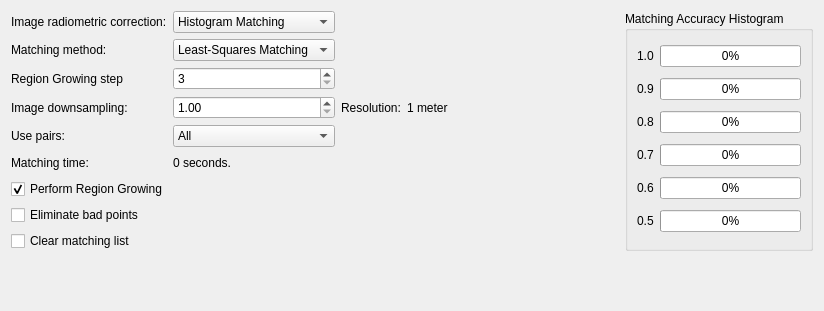
     <widget class="QWidget" name="tab">
      <attribute name="title">
       <string>Automatic Extraction</string>
      </attribute>
      <layout class="QGridLayout" name="gridLayout_23">
       <item row="0" column="0">
        <layout class="QGridLayout" name="gridLayout_5">
         <item row="0" column="0">
          <widget class="QLabel" name="label_20">
           <property name="text">
            <string>Image radiometric correction:</string>
           </property>
          </widget>
         </item>
         <item row="0" column="1">
          <widget class="QComboBox" name="comboBox3">
           <property name="currentIndex">
            <number>2</number>
           </property>
           <item>
            <property name="text">
             <string>No corrections</string>
            </property>
           </item>
           <item>
            <property name="text">
             <string>Histogram Equalization</string>
            </property>
           </item>
           <item>
            <property name="text">
             <string>Histogram Matching</string>
            </property>
           </item>
          </widget>
         </item>
         <item row="0" column="2">
          <spacer name="horizontalSpacer_17">
           <property name="orientation">
            <enum>Qt::Horizontal</enum>
           </property>
           <property name="sizeHint" stdset="0">
            <size>
             <width>278</width>
             <height>20</height>
            </size>
           </property>
          </spacer>
         </item>
         <item row="1" column="0">
          <widget class="QLabel" name="label_14">
           <property name="text">
            <string>Matching method:</string>
           </property>
          </widget>
         </item>
         <item row="1" column="1">
          <widget class="QComboBox" name="comboBox4">
           <property name="currentIndex">
            <number>1</number>
           </property>
           <item>
            <property name="text">
             <string>Cross-correlation</string>
            </property>
           </item>
           <item>
            <property name="text">
             <string>Least-Squares Matching</string>
            </property>
           </item>
          </widget>
         </item>
         <item row="1" column="2">
          <spacer name="horizontalSpacer_13">
           <property name="orientation">
            <enum>Qt::Horizontal</enum>
           </property>
           <property name="sizeHint" stdset="0">
            <size>
             <width>268</width>
             <height>20</height>
            </size>
           </property>
          </spacer>
         </item>
         <item row="2" column="0">
          <widget class="QLabel" name="label_21">
           <property name="text">
            <string>Region Growing step</string>
           </property>
          </widget>
         </item>
         <item row="2" column="1">
          <widget class="QSpinBox" name="spinBox1">
           <property name="minimum">
            <number>3</number>
           </property>
           <property name="maximum">
            <number>10</number>
           </property>
          </widget>
         </item>
         <item row="2" column="2">
          <spacer name="horizontalSpacer_18">
           <property name="orientation">
            <enum>Qt::Horizontal</enum>
           </property>
           <property name="sizeHint" stdset="0">
            <size>
             <width>218</width>
             <height>20</height>
            </size>
           </property>
          </spacer>
         </item>
         <item row="3" column="0">
          <widget class="QLabel" name="label_18">
           <property name="text">
            <string>Image downsampling:</string>
           </property>
          </widget>
         </item>
         <item row="3" column="1">
          <widget class="QDoubleSpinBox" name="doubleSpinBox0">
           <property name="minimum">
            <double>1.000000000000000</double>
           </property>
           <property name="maximum">
            <double>20.000000000000000</double>
           </property>
           <property name="singleStep">
            <double>1.000000000000000</double>
           </property>
          </widget>
         </item>
         <item row="3" column="2">
          <layout class="QHBoxLayout" name="horizontalLayout_3">
           <item>
            <widget class="QLabel" name="label_22">
             <property name="text">
              <string>Resolution:</string>
             </property>
            </widget>
           </item>
           <item>
            <widget class="QLabel" name="downReslabel">
             <property name="text">
              <string>1 meter</string>
             </property>
            </widget>
           </item>
           <item>
            <spacer name="horizontalSpacer_14">
             <property name="orientation">
              <enum>Qt::Horizontal</enum>
             </property>
             <property name="sizeHint" stdset="0">
              <size>
               <width>98</width>
               <height>20</height>
              </size>
             </property>
            </spacer>
           </item>
          </layout>
         </item>
         <item row="4" column="0">
          <widget class="QLabel" name="label_15">
           <property name="text">
            <string>Use pairs:</string>
           </property>
          </widget>
         </item>
         <item row="4" column="1">
          <widget class="QComboBox" name="comboBox5">
           <item>
            <property name="text">
             <string>All</string>
            </property>
           </item>
          </widget>
         </item>
         <item row="4" column="2">
          <spacer name="horizontalSpacer_15">
           <property name="orientation">
            <enum>Qt::Horizontal</enum>
           </property>
           <property name="sizeHint" stdset="0">
            <size>
             <width>268</width>
             <height>20</height>
            </size>
           </property>
          </spacer>
         </item>
         <item row="5" column="0">
          <widget class="QLabel" name="label_65">
           <property name="text">
            <string>Matching time:</string>
           </property>
          </widget>
         </item>
         <item row="5" column="1">
          <widget class="QLabel" name="matchingTimeLabel">
           <property name="text">
            <string>0 seconds.</string>
           </property>
          </widget>
         </item>
         <item row="5" column="2">
          <spacer name="horizontalSpacer_31">
           <property name="orientation">
            <enum>Qt::Horizontal</enum>
           </property>
           <property name="sizeHint" stdset="0">
            <size>
             <width>268</width>
             <height>20</height>
            </size>
           </property>
          </spacer>
         </item>
        </layout>
       </item>
       <item row="0" column="1" rowspan="2">
        <widget class="QGroupBox" name="groupBox_13">
         <property name="title">
          <string>Matching Accuracy Histogram</string>
         </property>
         <layout class="QGridLayout" name="gridLayout_6">
          <item row="0" column="0">
           <layout class="QHBoxLayout" name="horizontalLayout_4">
            <item>
             <widget class="QLabel" name="label_42">
              <property name="text">
               <string>1.0</string>
              </property>
             </widget>
            </item>
            <item>
             <widget class="QProgressBar" name="histProgressBar1">
              <property name="value">
               <number>0</number>
              </property>
             </widget>
            </item>
           </layout>
          </item>
          <item row="1" column="0">
           <layout class="QHBoxLayout" name="horizontalLayout_5">
            <item>
             <widget class="QLabel" name="label_43">
              <property name="text">
               <string>0.9</string>
              </property>
             </widget>
            </item>
            <item>
             <widget class="QProgressBar" name="histProgressBar2">
              <property name="value">
               <number>0</number>
              </property>
             </widget>
            </item>
           </layout>
          </item>
          <item row="2" column="0">
           <layout class="QHBoxLayout" name="horizontalLayout_6">
            <item>
             <widget class="QLabel" name="label_44">
              <property name="text">
               <string>0.8</string>
              </property>
             </widget>
            </item>
            <item>
             <widget class="QProgressBar" name="histProgressBar3">
              <property name="value">
               <number>0</number>
              </property>
             </widget>
            </item>
           </layout>
          </item>
          <item row="3" column="0">
           <layout class="QHBoxLayout" name="horizontalLayout_7">
            <item>
             <widget class="QLabel" name="label_57">
              <property name="text">
               <string>0.7</string>
              </property>
             </widget>
            </item>
            <item>
             <widget class="QProgressBar" name="histProgressBar4">
              <property name="value">
               <number>0</number>
              </property>
             </widget>
            </item>
           </layout>
          </item>
          <item row="4" column="0">
           <layout class="QHBoxLayout" name="horizontalLayout_8">
            <item>
             <widget class="QLabel" name="label_58">
              <property name="text">
               <string>0.6</string>
              </property>
             </widget>
            </item>
            <item>
             <widget class="QProgressBar" name="histProgressBar5">
              <property name="value">
               <number>0</number>
              </property>
             </widget>
            </item>
           </layout>
          </item>
          <item row="5" column="0">
           <layout class="QHBoxLayout" name="horizontalLayout_22">
            <item>
             <widget class="QLabel" name="label_59">
              <property name="text">
               <string>0.5</string>
              </property>
             </widget>
            </item>
            <item>
             <widget class="QProgressBar" name="histProgressBar6">
              <property name="value">
               <number>0</number>
              </property>
             </widget>
            </item>
           </layout>
          </item>
         </layout>
        </widget>
       </item>
       <item row="1" column="0">
        <layout class="QVBoxLayout" name="verticalLayout_9">
         <item>
          <widget class="QCheckBox" name="checkBox_5">
           <property name="text">
            <string>Perform Region Growing</string>
           </property>
           <property name="checked">
            <bool>true</bool>
           </property>
          </widget>
         </item>
         <item>
          <widget class="QCheckBox" name="checkBox_4">
           <property name="text">
            <string>Eliminate bad points</string>
           </property>
          </widget>
         </item>
         <item>
          <widget class="QCheckBox" name="checkBox_2">
           <property name="text">
            <string>Clear matching list</string>
           </property>
          </widget>
         </item>
        </layout>
       </item>
       <item row="2" column="0">
        <spacer name="verticalSpacer_4">
         <property name="orientation">
          <enum>Qt::Vertical</enum>
         </property>
         <property name="sizeHint" stdset="0">
          <size>
           <width>20</width>
           <height>49</height>
          </size>
         </property>
        </spacer>
       </item>
      </layout>
     </widget>
